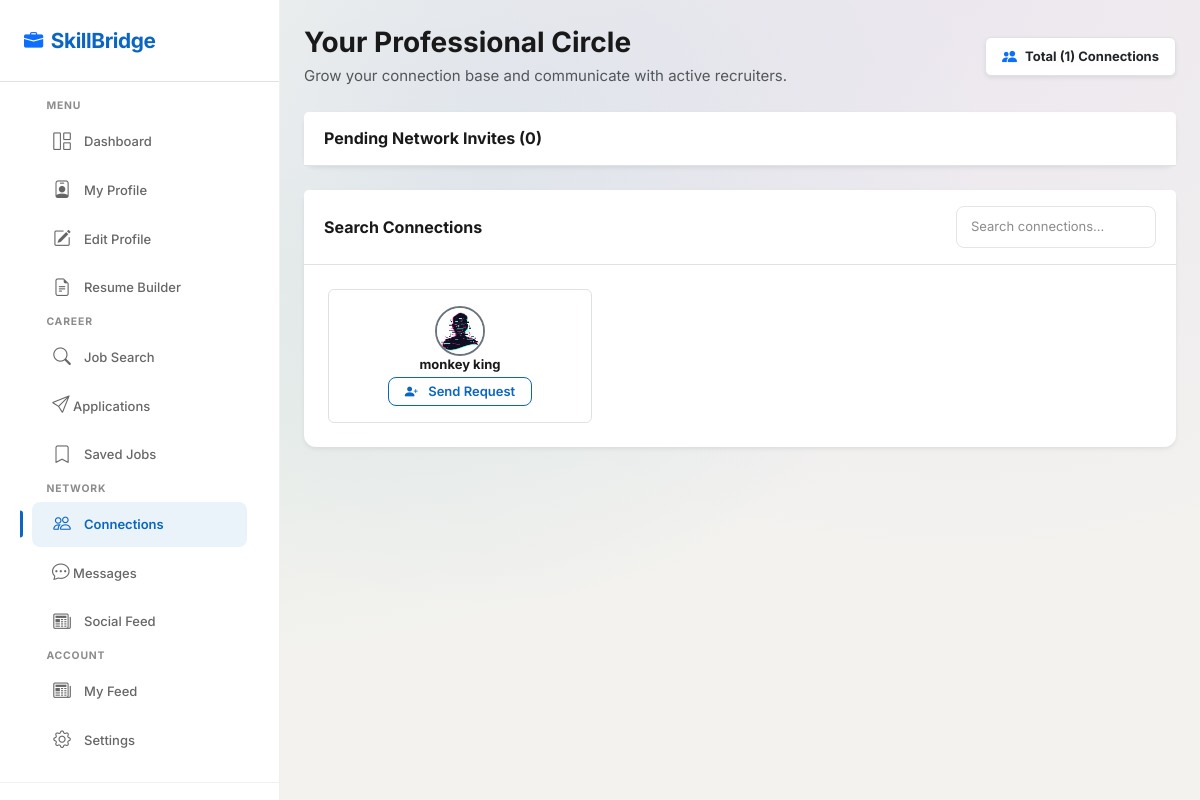
Before: /jobseeker/conection/ (signed in) with the older database file.
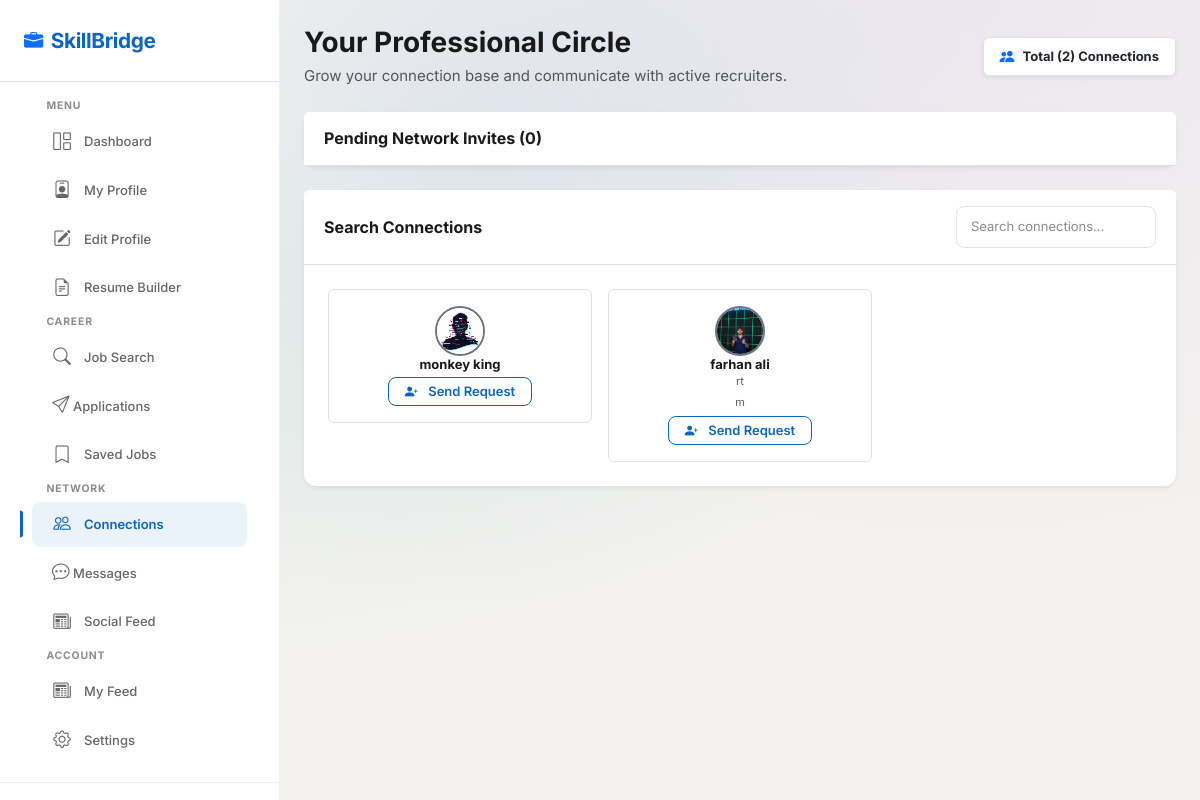
After: the same page with the newer database file.
### account/models.py (models this page shows, shortened)
class jobseeker(models.Model):
    user_fk=models.ForeignKey(user,on_delete=models.CASCADE)
    f_name=models.CharField(max_length=30)
    l_name=models.CharField(max_length=30)
    number=models.PositiveIntegerField()
    skills=models.CharField(max_length=50)
    p_h=models.TextField(null=True,blank=True)
    location=models.CharField(max_length=40,null=True,blank=True)
    web=models.CharField(max_length=30,null=True,blank=True)
    profile_pic=models.FileField(upload_to="jobseeker/",default="default_pic.png")
    about_summary=models.TextField(null=True,blank=True)
    Institute=models.TextField(null=True,blank=True)
    degree=models.CharField(max_length=30,null=True,blank=True)
    s_year=models.PositiveIntegerField(null=True,blank=True)
    e_year=models.PositiveIntegerField(null=True,blank=True)
    percentage=models.FloatField(max_length=2,null=True,blank=True)

### account/views.py (the view)
    def wrapper(request,*args,**kwargs):
        if "email" in request.session:
            uid=user.objects.get(email = request.session['email'])
            if uid.role=="jobseeker":
                jid=jobseeker.objects.get(user_fk = uid)
                request.uid=uid
                request.jid=jid
                return myfun(request,*args,**kwargs)
            else:
                cid=company.objects.get(com_fk=uid)
                request.uid=uid
                request.cid=cid
                return myfun(request,*args,**kwargs)
                return redirect("account:login")
        else:
            return redirect("account:login")

### account/views.py (called while the page is built)
def loginvalidate(myfun):
    def wrapper(request,*args,**kwargs):
        if "email" in request.session:
            uid=user.objects.get(email = request.session['email'])
            if uid.role=="jobseeker":
                jid=jobseeker.objects.get(user_fk = uid)
                request.uid=uid
                request.jid=jid
                return myfun(request,*args,**kwargs)
            else:
                cid=company.objects.get(com_fk=uid)
                request.uid=uid
                request.cid=cid
                return myfun(request,*args,**kwargs)
                return redirect("account:login")
        else:
            return redirect("account:login")
    return wrapper

### jobseeker/views.py (called while the page is built, shortened)
@loginvalidate
def conection(request):
    job_request=Requests.objects.filter(jid_r_resever=request.jid,Request="Fraind_Request")
    remove_from_all_jobseeker=Requests.objects.filter(jid_r_resever=request.jid,Request="Accept")
    all_ids=set([i.jid_r_sender.id for i in remove_from_all_jobseeker])
    all_ids.add(request.jid.id)
    all_jobseeker=jobseeker.objects.exclude(id__in=all_ids)
    con={
        "all_jobseeker":all_jobseeker,
        "job_request":job_request,
        'jid':request.jid,
        'uid':request.uid,
        'name':'conection', # ye condition ke liye hai user jaha click karega action vhi dikhega
        }
    return render(request,"jobseeker/connections.html",con)

### jobseeker/templates/jobseeker/connections.html (shortened to what this page needs)
{% extends 'jobseeker/dashboard.html' %}
{% block maincontent %}
    <div class="main-content">
        <div class="d-flex justify-content-between align-items-center mb-4 slide-up">
            <div>
                <h3 class="fw-bold mb-1">Your Professional Circle</h3>
                <p class="text-muted mb-0">Grow your connection base and communicate with active recruiters.</p>
            </div>
            <div class="bg-white px-3 py-2 border rounded shadow-sm d-flex align-items-center gap-2">
                <i class="bi bi-people-fill text-primary"></i>
                <span class="fw-bold text-sm text-dark">Total ({{ all_jobseeker|length }}) Connections</span>
            </div>
        </div>
        <div class="card border-0 shadow-sm mb-4 slide-up delay-100" id="invitationsPanel">
            <div class="card-header bg-white py-3 border-bottom d-flex justify-content-between align-items-center">
                <h6 class="fw-bold mb-0">Pending Network Invites ({{job_request|length}})</h6>
            </div>
        </div>
        <div class="card border-0 shadow-sm slide-up delay-200">
            <div class="card-header bg-white py-3 border-bottom d-flex justify-content-between align-items-center">
                <h6 class="fw-bold mb-0">Search Connections</h6>
                <input type="text" class="form-control form-control-sm" placeholder="Search connections..." style="max-width: 200px;" id="connSearch" oninput="filterConnections()">
            </div>
            <div class="card-body p-4">
                <div class="row g-3" id="connContainer">
                    {% for seeker in all_jobseeker%}
                    <div class="col-md-6 col-lg-4 conn-item">
                        <div class="border rounded p-3 text-center">
                            <a href="{{seeker.profile_pic.url}}"><img src="{{seeker.profile_pic.url}}" class="rounded-circle border border-2 border-secondary" style="width: 50px; height: 50px; object-fit: cover;"alt="Profile"></a>
                            <h6 class="fw-bold mb-0 text-sm">{{seeker.f_name|default:''}}{{' '}}{{seeker.l_name|default:''}}</h6>
                            <p class="text-muted text-xs mb-1">{{seeker.p_h|default:''}}</p>
                            <p class="text-muted text-xs mb-1">{{seeker.location|default:''}}</p>
                            <div class="d-flex gap-2 justify-content-center">
                                <a href="{% url 'jobseeker:job_request' pk=seeker.id %}">
                                <button type="submit" class="btn btn-sm btn-outline-primary py-1 px-3 w-100 justify-content-center"><i class="bi bi-person-plus-fill me-1"></i> Send Request</button>
                                </a>
                            </div>
                        </div>
                    </div>
                    {% endfor %}
                </div>
            </div>
        </div>
    </div>
{% endblock %}

### jobseeker/templates/jobseeker/dashboard.html (shortened to what this page needs)
{% load static %}
<html lang="en">
<head>
    <link href="https://cdn.jsdelivr.net/npm/bootstrap@5.3.2/dist/css/bootstrap.min.css"
          rel="stylesheet">
    <link rel="stylesheet"
          href="https://cdn.jsdelivr.net/npm/bootstrap-icons@1.11.1/font/bootstrap-icons.css">
    <link rel="stylesheet"
          href="{% static 'jobseeker/css/style.css' %}">
    <link rel="stylesheet"
          href="{% static 'jobseeker/css/components.css' %}">
    <link rel="stylesheet"
          href="{% static 'jobseeker/css/dashboard.css' %}">
</head>
<body class="bg-mesh">
    <div class="sidebar" id="sidebar">
        <div class="p-4 d-flex align-items-center justify-content-between border-bottom">
            <a class="sidebar-brand text-decoration-none fw-bold"
               href="{% url 'account:home' %}">
                <i class="bi bi-briefcase-fill text-primary"></i>
                SkillBridge
            </a>
        </div>
        <div class="p-3 flex-grow-1">
            <small class="sidebar-section-title">
                Menu
            </small>
            <a href="{% url 'jobseeker:dashboard' %}"
               class="nav-link-sidebar {% if name == 'dashboard' %}active{% endif %}">
                <i class="bi bi-grid-1x2"></i>
                Dashboard
            </a>
            <a href="{% url 'jobseeker:profile' %}"
               class="nav-link-sidebar {% if name == 'profile' %}active{% endif %}">
                <i class="bi bi-person-badge"></i>
                My Profile
            </a>
            <a href="{% url 'jobseeker:edit_profile' %}"
               class="nav-link-sidebar {% if name == 'edit_profile' %}active{% endif %}">
                <i class="bi bi-pencil-square"></i>
                Edit Profile
            </a>
            <a href="{% url 'jobseeker:resume_build' %}"
               class="nav-link-sidebar {% if name == 'resume_build' %}active{% endif %}">
                <i class="bi bi-file-earmark-text"></i>
                Resume Builder
            </a>
            <small class="sidebar-section-title">
                Career
            </small>
            <a href="{% url 'jobseeker:search' %}"
               class="nav-link-sidebar {% if name == 'job_search' %}active{% endif %}">
                <i class="bi bi-search"></i>
                Job Search
            </a>
            <a href="{% url 'jobseeker:applayed_jobs' %}"
               class="nav-link-sidebar d-flex justify-content-between align-items-center {% if name == 'apply' %}active{% endif %}">
                <span>
                    <i class="bi bi-send"></i>
                    Applications
                </span>
            </a>
            <a href="{% url 'jobseeker:saved_job' %}"
               class="nav-link-sidebar {% if name == 'saved_job' %}active{% endif %}">
                <i class="bi bi-bookmark"></i>
                Saved Jobs
            </a>
            <small class="sidebar-section-title">
                Network
            </small>
            <a href="{% url 'jobseeker:conection' %}"
               class="nav-link-sidebar {% if name == 'conection' %}active{% endif %}">
                <i class="bi bi-people"></i>
                Connections
            </a>
            <a href="{% url 'jobseeker:messages' %}"
               class="nav-link-sidebar {% if name == 'messages' %}active{% endif %} d-flex justify-content-between align-items-center">
                <span>
                    <i class="bi bi-chat-dots"></i>
                    Messages
                </span>
            </a>
            <a href="{% url 'jobseeker:all_feed' %}"
               class="nav-link-sidebar {% if name == 'all_feed' %}active{% endif %}">
                <i class="bi bi-newspaper"></i>
                Social Feed
            </a>
            <small class="sidebar-section-title">
                Account
            </small>
            <a href="{% url 'jobseeker:my_post' %}"
               class="nav-link-sidebar {% if name == 'my_post' %}active{% endif %}">
                <i class="bi bi-newspaper"></i>
                My Feed
            </a>
            <a href="{% url 'jobseeker:setting' %}"
               class="nav-link-sidebar {% if name == 'setting' %}active{% endif %}">
                <i class="bi bi-gear"></i>
                Settings
            </a>
        </div>
        <div class="sidebar-footer">
        </div>
    </div>
{% block maincontent %}{% endblock %}
</body>
</html>

### jobseeker/static/jobseeker/css/style.css (style rules this page uses)
:root { --primary: #0A66C2; --primary-dark: #004182; --primary-light: #70B5F9; --primary-gradient: linear-gradient(135deg, #0A66C2 0%, #004182 100%); --primary-glow: 0 0 20px rgba(10, 102, 194, 0.3); --accent: #7C3AED; --accent-light: #A78BFA; --accent-gradient: linear-gradient(135deg, #7C3AED 0%, #5B21B6 100%); --success: #059669; --success-light: #D1FAE5; --warning: #D97706; --warning-light: #FEF3C7; --danger: #DC2626; --danger-light: #FEE2E2; --info: #0891B2; --info-light: #CFFAFE; --text-primary: #191919; --text-secondary: #404040; --text-muted: #666666; --text-light: #8C8C8C; --border-color: #E5E5E5; --border-light: #F0F0F0; --divider: #EBEBEB; --bg-main: #F3F2EF; --bg-card: #FFFFFF; --bg-hover: #F8F9FA; --bg-active: rgba(10, 102, 194, 0.08); --bg-elevated: #FFFFFF; --glass-bg: rgba(255, 255, 255, 0.72); --glass-bg-strong: rgba(255, 255, 255, 0.88); --glass-border: rgba(255, 255, 255, 0.3); --glass-blur: blur(20px); --glass-blur-strong: blur(40px); --shadow-xs: 0 1px 2px rgba(0, 0, 0, 0.04); --shadow-sm: 0 1px 3px rgba(0, 0, 0, 0.06), 0 1px 2px rgba(0, 0, 0, 0.04); --shadow-md: 0 4px 6px rgba(0, 0, 0, 0.05), 0 2px 4px rgba(0, 0, 0, 0.04); --shadow-lg: 0 10px 25px rgba(0, 0, 0, 0.08), 0 4px 10px rgba(0, 0, 0, 0.04); --shadow-xl: 0 20px 50px rgba(0, 0, 0, 0.12); --shadow-glow: 0 0 30px rgba(10, 102, 194, 0.15); --shadow-card-hover: 0 8px 30px rgba(0, 0, 0, 0.1); --radius-xs: 4px; --radius-sm: 6px; --radius-md: 8px; --radius-lg: 12px; --radius-xl: 16px; --radius-2xl: 20px; --radius-full: 9999px; --space-xs: 0.25rem; --space-sm: 0.5rem; --space-md: 1rem; --space-lg: 1.5rem; --space-xl: 2rem; --space-2xl: 3rem; --space-3xl: 4rem; --font-family: 'Inter', -apple-system, BlinkMacSystemFont, 'Segoe UI', Roboto, sans-serif; --font-mono: 'JetBrains Mono', 'Fira Code', monospace; --fs-xs: 0.6875rem; --fs-sm: 0.8125rem; --fs-base: 0.9375rem; --fs-md: 1rem; --fs-lg: 1.125rem; --fs-xl: 1.25rem; --fs-2xl: 1.5rem; --fs-3xl: 1.875rem; --fs-4xl: 2.25rem; --fs-5xl: 3rem; --fs-display: 3.5rem; --transition-fast: all 0.15s ease; --transition-base: all 0.25s ease; --transition-slow: all 0.4s ease; --transition-spring: all 0.5s cubic-bezier(0.34, 1.56, 0.64, 1); --z-base: 1; --z-dropdown: 100; --z-sticky: 200; --z-sidebar: 500; --z-modal-backdrop: 900; --z-modal: 1000; --z-toast: 1100; --z-tooltip: 1200; --sidebar-width: 280px; --sidebar-collapsed: 72px; --topbar-height: 64px; }
*, *::before, *::after { box-sizing: border-box; margin: 0; padding: 0; }
html { scroll-behavior: smooth; -webkit-font-smoothing: antialiased; -moz-osx-font-smoothing: grayscale; }
body { font-family: var(--font-family); font-size: var(--fs-base); color: var(--text-primary); background-color: var(--bg-main); line-height: 1.6; overflow-x: hidden; padding-top: var(--topbar-height); }
a { color: var(--primary); text-decoration: none; transition: var(--transition-fast); }
img { max-width: 100%; height: auto; }
h1, h2, h3, h4, h5, h6 { font-weight: 700; line-height: 1.3; color: var(--text-primary); }
.text-xs { font-size: var(--fs-xs) !important; }
.text-sm { font-size: var(--fs-sm) !important; }
.bg-mesh { background-color: var(--bg-main); background-image: radial-gradient(at 40% 20%, rgba(10, 102, 194, 0.08) 0px, transparent 50%), radial-gradient(at 80% 0%, rgba(124, 58, 237, 0.06) 0px, transparent 50%), radial-gradient(at 0% 50%, rgba(5, 150, 105, 0.05) 0px, transparent 50%); }
.btn { font-weight: 600; font-size: var(--fs-sm); border-radius: var(--radius-md); padding: 0.5rem 1.25rem; transition: var(--transition-fast); display: inline-flex; align-items: center; gap: 0.4rem; border: none; }
.btn-outline-primary { border: 1.5px solid var(--primary); color: var(--primary); background: transparent; }
.card { border: 1px solid var(--border-light); border-radius: var(--radius-lg); background: var(--bg-card); transition: var(--transition-base); }
.card-header { background: transparent; border-bottom: 1px solid var(--border-light); padding: 1rem 1.25rem; font-weight: 600; }
.form-control, .form-select { border: 1.5px solid var(--border-color); border-radius: var(--radius-md); padding: 0.625rem 0.875rem; font-size: var(--fs-sm); color: var(--text-primary); transition: var(--transition-fast); background-color: var(--bg-card); }
.form-control::placeholder { color: var(--text-light); }
.slide-up { animation: slideUp 0.6s ease forwards; }
.delay-100 { animation-delay: 0.1s; animation-fill-mode: both; }
.delay-200 { animation-delay: 0.2s; animation-fill-mode: both; }

Changed rows visible on the page:
added jobseeker: profile_pic (picture), f_name "farhan", l_name "ali", p_h "rt", location "m"
Other visible differences:
{{ all_jobseeker|length }}: "1" → "2"
